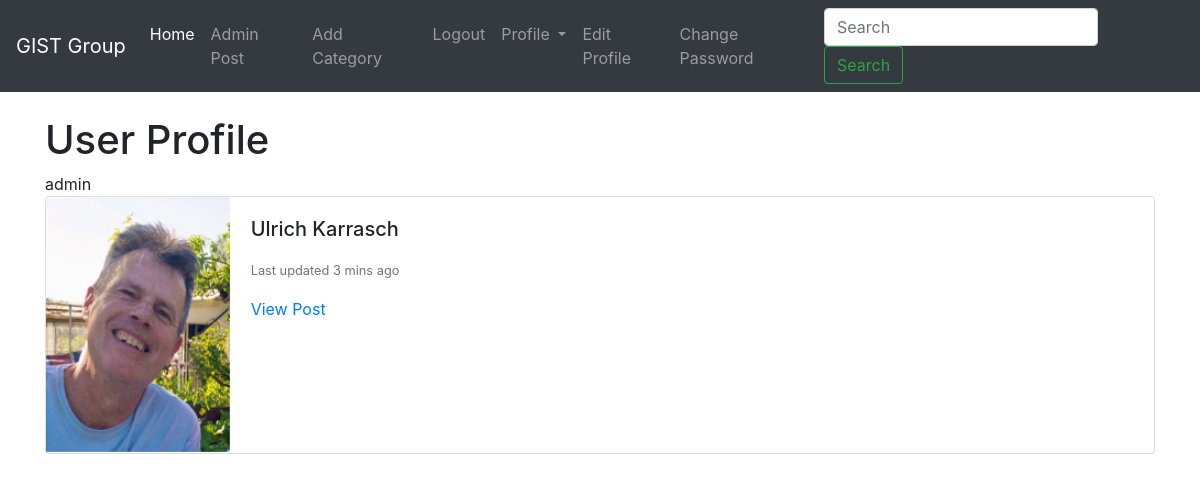
Screenshot of /members/1/profile/ (signed in) with the database file from the repository.
### blog/models.py (models this page shows)
class Profile(models.Model):
    user = models.OneToOneField(User, null=True, on_delete=models.CASCADE)  # One-to-one relationship with User model
    bio = models.TextField()  # Biography of the user
    profile_pic = models.ImageField(null=True, blank=True, upload_to="profile/images/")  # Profile picture
    socialmedia_url = models.CharField(max_length=200, blank=True, null=True)  # Social media URL
    def __str__(self):
        return str(self.user)  # String representation of the user profile

### members/views.py (the view)
# urls.py: path('<int:pk>/profile/', ProfilePageView.as_view(), name='profile_page'),  # Maps to ProfilePageView for displaying a specific user's profile, using user's primary key (pk)
class ProfilePageView(DetailView):
    model = Profile  # The model associated with this view
    template_name = 'registration/user_profile.html'  # Template to render the user profile
    def get_context_data(self, *args, **kwargs):
        context = super(ProfilePageView, self).get_context_data(*args, **kwargs)
        page_member = get_object_or_404(Profile, id=self.kwargs['pk'])  # Get specific profile based on the primary key
        context["page_member"] = page_member  # Add the specific profile to the context
        return context

### members/templates/registration/user_profile.html (shortened to what this page needs)
{% extends 'base.html' %}
{% load static %}
{% block content %}
<h1>User Profile</h1>
{{ page_member }}
<div class="card mb-3">
    <div class="row no-gutters">
      <div class="col-md-2">
        {% if page_member.profile_pic %}
        <img src="{{ page_member.profile_pic.url }}" class="card-img">
        {% else %}
        <img src="{% static 'blog/images/10015419.png' %}" class="card-img">
        {% endif %}
      </div>
      <div class="col-md-10">
        <div class="card-body">
          <h5 class="card-title">{{ page_member.user.first_name }} {{ page_member.user.last_name }}</h5>
          <p class="card-text"><small class="text-muted">Last updated 3 mins ago</small></p>
          {% if post.author.profile %}
          <a href="{% url 'profile_page' page_member.pk %}">Profile Page</a>
          {% else %}
          <a href="{% url 'post_detail' pk=post.pk %}">View Post</a>
          {% endif %}
        </div>
      </div>
    </div>
  </div>
{% endblock %}

### rows the page displays
Profile: user.username "admin", profile_pic (picture), user.first_name "Ulrich", user.last_name "Karrasch"
